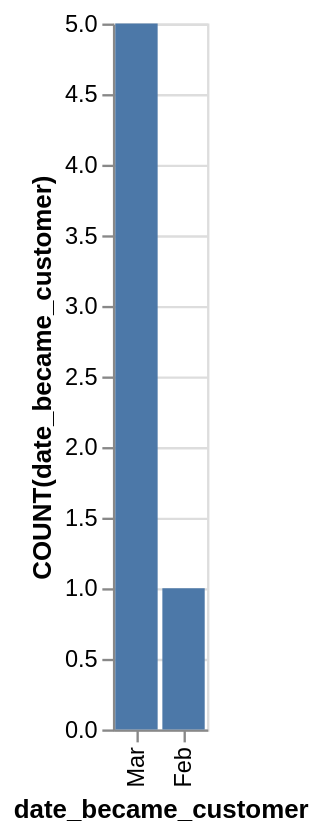

Describe this chart as a Vega-Lite specification.
### Vega-Lite specification from a JSON file in a GitHub repository (floating-point values rounded to 4 significant figures)
{"data": {"values": [{"x_data": "Mar", "y_data": 5}, {"x_data": "Feb", "y_data": 1}]}, "mark": "bar", "encoding": {"x": {"field": "x_data", "type": "nominal", "title": "date_became_customer", "sort": {"op": "sum", "field": "y_data", "order": "descending"}}, "y": {"field": "y_data", "type": "quantitative", "title": "COUNT(date_became_customer)"}}}
